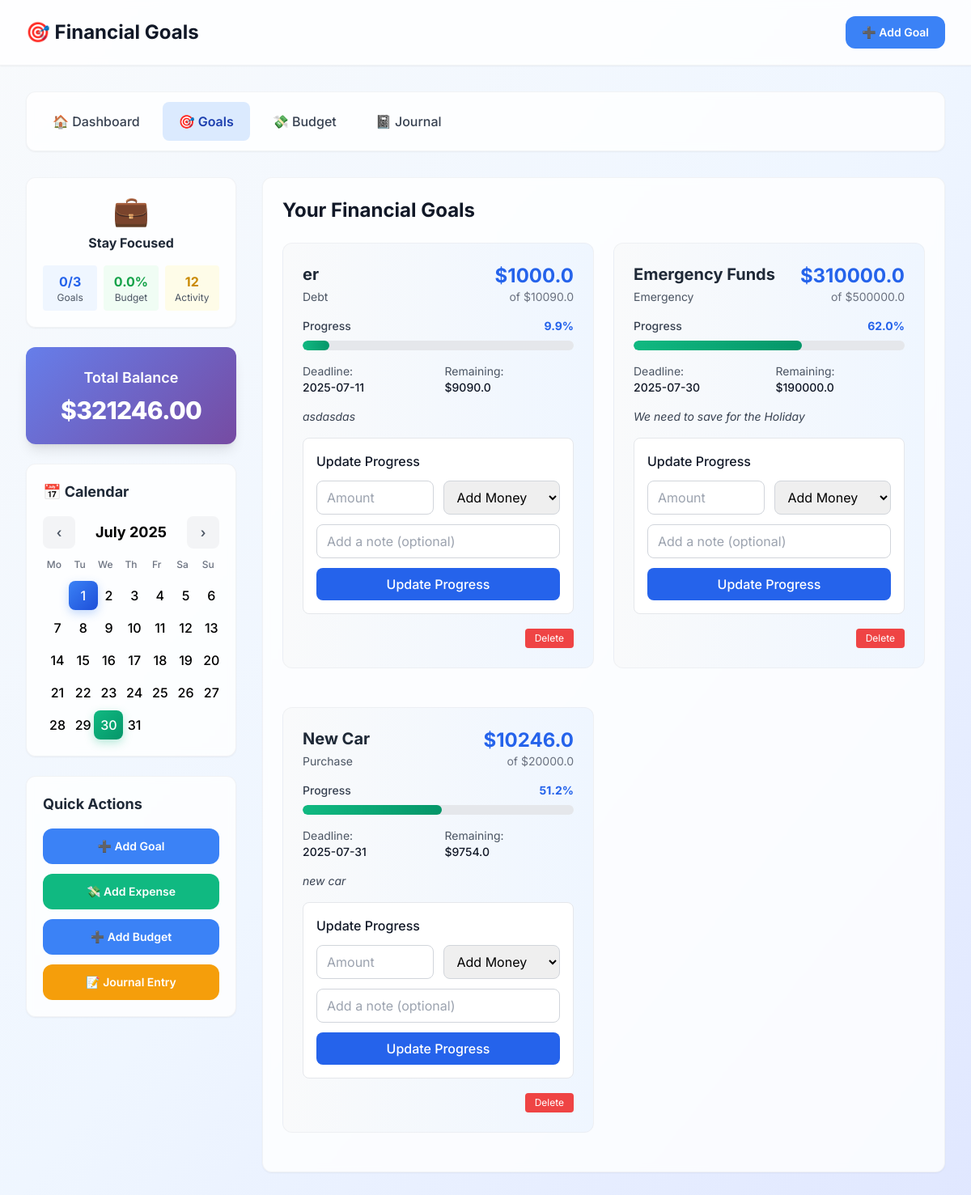
The app's page /goals, older data.
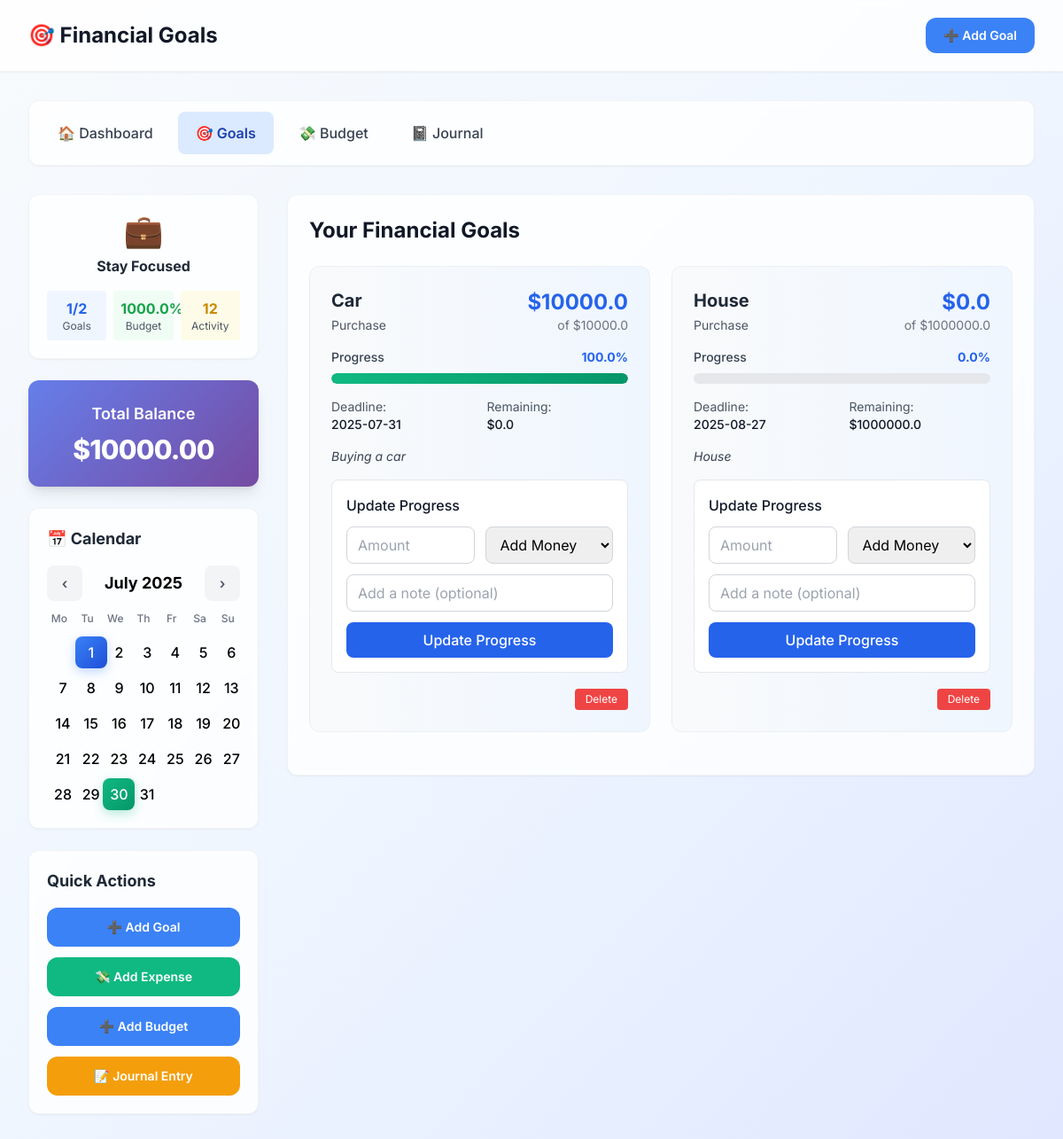
The same page, newer data.
### tables this page shows
CREATE TABLE financial_goals (
            id INTEGER PRIMARY KEY AUTOINCREMENT,
            name TEXT NOT NULL,
            target_amount REAL NOT NULL,
            current_amount REAL DEFAULT 0,
            deadline TEXT NOT NULL,
            category TEXT NOT NULL,
            description TEXT,
            created_at DATETIME DEFAULT CURRENT_TIMESTAMP
        );

### app.py (the view)
@app.route('/goals')
def view_goals():
    today = datetime.now().strftime('%Y-%m-%d')
    with sqlite3.connect('finance.db') as conn:
        cursor = conn.cursor()
        cursor.execute("""
            SELECT g.*,
                   (SELECT COUNT(*) FROM transactions WHERE goal_id = g.id) as transaction_count,
                   (g.current_amount / g.target_amount * 100) as progress_percent
            FROM financial_goals g
            ORDER BY deadline ASC
        """)
        goals = cursor.fetchall()
        total_balance = sum(goal[3] for goal in goals)
        goals_total = len(goals)
        goals_completed = sum(1 for goal in goals if goal[3] >= goal[2])
        current_month = today[:7]
        cursor.execute("""
            SELECT b.category, b.planned_amount,
                   COALESCE(SUM(e.amount), 0) as spent_amount,
                   (COALESCE(SUM(e.amount), 0) / b.planned_amount * 100) as spent_percent
            FROM budgets b
            LEFT JOIN expenses e ON b.id = e.budget_id
            WHERE b.month = ?
            GROUP BY b.id, b.category, b.planned_amount
        """, (current_month,))
        budget_overview = cursor.fetchall()
        if budget_overview:
            budget_status = sum(budget[3] for budget in budget_overview) / len(budget_overview)
        else:
            budget_status = 0
        cursor.execute("""
            SELECT COUNT(*) FROM transactions
            WHERE date >= date('now', '-7 days')
        """)
        recent_activity_count = cursor.fetchone()[0]
        goal_score = (goals_completed / goals_total * 100) if goals_total > 0 else 0
        if goal_score >= 80 and budget_status <= 90:
            status_icon = "🔥"
            status_text = "On Fire!"
        elif goal_score >= 60 and budget_status <= 100:
            status_icon = "✨"
            status_text = "Looking Good"
        elif goal_score >= 40 or budget_status <= 120:
            status_icon = "👀"
            status_text = "Stay Focused"
        else:
            status_icon = "💀"
            status_text = "Need Help"
    return render_template('goals.html', goals=goals, total_balance=total_balance,
                          goals_completed=goals_completed, goals_total=goals_total,
                          budget_status=round(budget_status, 1), recent_activity_count=recent_activity_count,
                          status_icon=status_icon, status_text=status_text)

### templates/goals.html (shortened to what the changed rows need)
<!DOCTYPE html>
<html lang="en">
<head>
    <script src="https://cdn.tailwindcss.com"></script>
</head>
<body class="bg-gradient-to-br from-slate-50 via-blue-50 to-indigo-100 min-h-screen">
    <div class="bg-white/80 backdrop-blur-sm shadow-sm border-b border-gray-200/50">
        <div class="max-w-7xl mx-auto px-4 sm:px-6 lg:px-8">
            <div class="flex justify-between items-center py-5">
                <h1 class="text-2xl font-bold text-gray-900 flex items-center gap-3">
                    🎯 Financial Goals
                </h1>
            </div>
        </div>
    </div>
    <div class="max-w-7xl mx-auto px-4 sm:px-6 lg:px-8 py-8">
        <div class="grid grid-cols-1 lg:grid-cols-4 gap-8">
            <aside class="lg:col-span-1">
                <div class="bg-white/80 backdrop-blur-sm rounded-xl shadow-sm p-5 mb-6 border border-gray-200/50">
                    <div class="financial-status-overview">
                        <div class="grid grid-cols-3 gap-2 text-center">
                            <div class="bg-blue-50 p-2 rounded">
                                <div class="font-bold text-blue-600" id="sidebar-goals-completed">{{ goals_completed|default(0) }}/{{ goals_total|default(1) }}</div>
                                <div class="text-xs text-gray-600">Goals</div>
                            </div>
                            <div class="bg-green-50 p-2 rounded">
                                <div class="font-bold text-green-600" id="sidebar-budget-status">{{ budget_status|default(1) }}%</div>
                                <div class="text-xs text-gray-600">Budget</div>
                            </div>
                        </div>
                    </div>
                </div>
                <div class="balance-card text-white rounded-xl shadow-lg p-6 mb-6 flex flex-col items-center">
                    <div class="text-lg font-semibold mb-2">Total Balance</div>
                    <div class="text-3xl font-extrabold tracking-tight">${{ '%.2f' % (total_balance | default(0) | float) }}</div>
                </div>
            </aside>
            <main class="lg:col-span-3">
                <section class="bg-white/80 backdrop-blur-sm rounded-xl shadow-sm p-6 mb-6 border border-gray-200/50">
                    <h2 class="text-2xl font-bold text-gray-900 mb-6">Your Financial Goals</h2>
                    <div id="goals-container">
                        {% if goals and goals|length > 0 %}
                        <div class="grid grid-cols-1 md:grid-cols-2 gap-6">
                            {% for goal in goals %}
                            <div class="goal-card bg-gradient-to-r from-gray-50 to-blue-50 p-6 rounded-xl mb-6 border border-gray-200/50">
                                <div class="flex justify-between items-start mb-4">
                                    <div>
                                        <h3 class="text-xl font-bold text-gray-800 mb-1">{{ goal[1] | default('Untitled Goal') }}</h3>
                                        <p class="text-sm text-gray-600">{{ goal[5] | title | default('No Category') }}</p>
                                    </div>
                                    <div class="text-right">
                                        <div class="text-2xl font-bold text-blue-600">${{ goal[3] | round(2) | default(0) }}</div>
                                        <div class="text-sm text-gray-500">of ${{ goal[2] | round(2) | default(0) }}</div>
                                    </div>
                                </div>
                                <div class="mb-4">
                                    <div class="flex justify-between items-center mb-2">
                                        <span class="text-sm font-medium text-gray-700">Progress</span>
                                        <span class="text-sm font-bold text-blue-600">{{ (goal[3]/goal[2]*100)|round(1) }}%</span>
                                    </div>
                                    <div class="progress-container w-full bg-gray-200 rounded-full h-3">
                                        <div class="progress-fill h-3 rounded-full" style="width: {{ (goal[3]/goal[2]*100)|round(1) }}%"></div>
                                    </div>
                                </div>
                                <div class="grid grid-cols-2 gap-4 text-sm mb-4">
                                    <div>
                                        <span class="text-gray-600">Deadline:</span>
                                        <span class="font-medium text-gray-900 block">{{ goal[4] }}</span>
                                    </div>
                                    <div>
                                        <span class="text-gray-600">Remaining:</span>
                                        <span class="font-medium text-gray-900 block">${{ (goal[2] - goal[3])|round(2) }}</span>
                                    </div>
                                </div>
                                {% if goal[6] %}
                                <div class="mb-4">
                                    <p class="text-sm text-gray-700 italic">{{ goal[6] }}</p>
                                </div>
                                {% endif %}
                                <div class="bg-white rounded-lg p-4 border">
                                    <h4 class="font-medium text-gray-900 mb-3">Update Progress</h4>
                                    <form class="update-form space-y-3" data-goal-id="{{ goal[0] }}">
                                        <div class="grid grid-cols-2 gap-3">
                                            <input type="number" step="0.01" name="amount" placeholder="Amount" required class="px-3 py-2 border border-gray-300 rounded-lg focus:ring-2 focus:ring-blue-500 focus:border-blue-500">
                                            <select name="type" required class="px-3 py-2 border border-gray-300 rounded-lg focus:ring-2 focus:ring-blue-500 focus:border-blue-500">
                                                <option value="deposit">Add Money</option>
                                            </select>
                                        </div>
                                        <input type="text" name="note" placeholder="Add a note (optional)" class="w-full px-3 py-2 border border-gray-300 rounded-lg focus:ring-2 focus:ring-blue-500 focus:border-blue-500">
                                        <button type="submit" class="w-full bg-blue-600 text-white py-2 px-4 rounded-lg font-medium hover:bg-blue-700 transition-colors">
                                            Update Progress
                                        </button>
                                    </form>
                                </div>
                                <div class="flex justify-end gap-2 mt-4">
                                    <form method="POST" action="{{ url_for('delete_goal', goal_id=goal[0]) }}" onsubmit="return confirm('Are you sure you want to delete this goal?');" style="display:inline;">
                                        <button type="submit" class="bg-red-500 text-white px-3 py-1 rounded hover:bg-red-600 text-xs">Delete</button>
                                    </form>
                                </div>
                            </div>
                            {% endfor %}
                        </div>
                        {% else %}
                        <div class="text-center text-gray-500 py-8">
                            <div class="text-4xl mb-3">🎯</div>
                            <p class="text-lg font-medium">No financial goals yet.</p>
                        </div>
                        {% endif %}
                    </div>
                </section>
            </main>
        </div>
    </div>
</body>
</html>

Row changes from the older to the newer data that the page shows:
removed financial_goals: name "er", category "Debt", current_amount "1000.0", target_amount "10090.0", (goal[3]/goal[2]*100)|round(1) "9.9", deadline "2025-07-11", (goal[2]-goal[3])|round(2) "9090.0", description "asdasdas"
removed financial_goals: name "Emergency Funds", category "Emergency", current_amount "310000.0", target_amount "500000.0", (goal[3]/goal[2]*100)|round(1) "62.0", deadline "2025-07-30", (goal[2]-goal[3])|round(2) "190000.0", description "We need to save for the Holiday"
removed financial_goals: name "New Car", category "Purchase", current_amount "10246.0", target_amount "20000.0", (goal[3]/goal[2]*100)|round(1) "51.2", deadline "2025-07-31", (goal[2]-goal[3])|round(2) "9754.0", description "new car"
added financial_goals: name "Car", category "Purchase", current_amount "10000.0", target_amount "10000.0", (goal[3]/goal[2]*100)|round(1) "100.0", deadline "2025-07-31", (goal[2]-goal[3])|round(2) "0.0", description "Buying a car"
added financial_goals: name "House", category "Purchase", current_amount "0.0", target_amount "1000000.0", (goal[3]/goal[2]*100)|round(1) "0.0", deadline "2025-08-27", (goal[2]-goal[3])|round(2) "1000000.0", description "House"
Text that changed along with them:
{{ goals_completed|default(0) }}: "0" → "1"
{{ goals_total|default(1) }}: "3" → "2"
{{ budget_status|default(1) }}: "0.0" → "1000.0"
{{ '%.2f' % (total_balance | default(0) | float) }}: "321246.00" → "10000.00"
